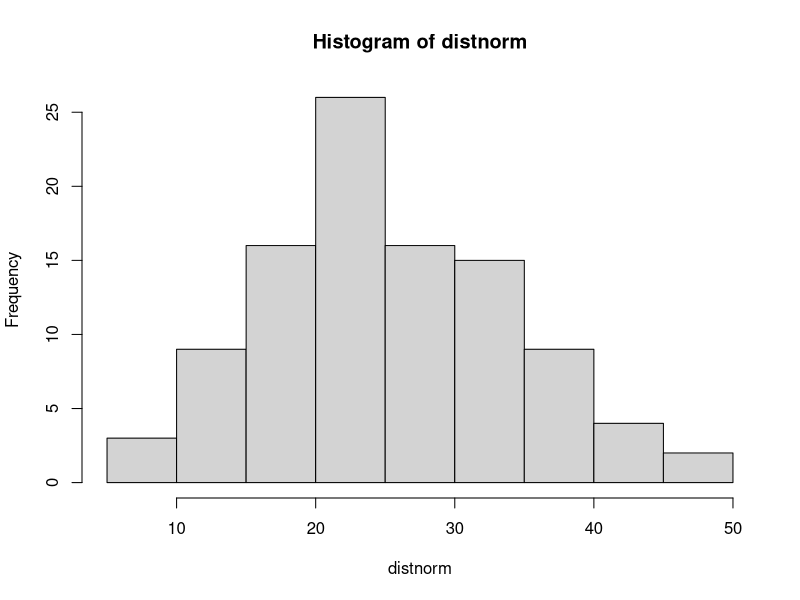

Write R code to recreate this figure.
## ---- chunk 1
#| echo: true

x <- c(1,2,3,4,5)
x

## ---- chunk 2
#| echo: true

y <- c(6,7,8,9,10)
y

## ---- chunk 3
#| echo: true

x <- c(1,2,3,4,5)
x

## ---- chunk 4
#| echo: true

y <- c(6,7,8,9,10)
y

## ---- chunk 5
#| echo: true

x <- c(1,2,3,4,5)
x
## ---- chunk 6
#| echo: true

y <- c(6,7,8,9,10)
y
## ---- chunk 7
#| echo: true

x <- c(1,2,3,4,5)
x
## ---- chunk 8
#| echo: true

y <- c(6,7,8,9,10)
y
## ---- chunk 9
#| echo: true

objeto1 <- 1:5
objeto1 #confira seu objeto

## ---- chunk 10
#| echo: true

6:10 -> objeto2
objeto2

## ---- chunk 11
#| echo: true

objeto3 <- 10+10
objeto3 

## ---- chunk 12
#| echo: true

ls()

## ---- chunk 13
#| echo: true

objeto1 <- 1:5
objeto1 #confira seu objeto

## ---- chunk 14
#| echo: true

6:10 -> objeto2
objeto2

## ---- chunk 15
#| echo: true

objeto3 <- 10+10
objeto3 

## ---- chunk 16
#| echo: true
ls()
## ---- chunk 17
#| echo: true

objeto2 #mostra o objeto2

## ---- chunk 18
#| echo: true

objeto2 #mostra o objeto2

## ---- chunk 19
#| echo: true

objeto2 #mostra o objeto2

## ---- chunk 20
#| echo: true

objeto2[3]
## ---- chunk 21
#| echo: true

log(objeto2[3])
## ---- chunk 22
#| echo: true

objeto2 #mostra o objeto2

## ---- chunk 23
#| echo: true

objeto2[3]
## ---- chunk 24
#| echo: true

log(objeto2[3])
## ---- chunk 25
#| echo: true

objeto2 #mostra o objeto2

## ---- chunk 26
#| echo: true

objeto2[3]
## ---- chunk 27
#| echo: true

log(objeto2[3])
## ---- chunk 28
#| echo: true

objeto2 #mostra o objeto2

## ---- chunk 29
#| echo: true
#| output: false

a <- c(1:5) #cria objeto a
b <- c(6:10) #cria objeto b
c <- (a+b) # cria objeto c, que é a soma de 
      ## cada elemento de a com cada de b. 
      ## resulta no mesmo numero de elementos

d <- c(a,b) # concatenando vetores
d
d*2
(d*2)+3

## ---- chunk 30
#| echo: true

objeto2 #mostra o objeto2

## ---- chunk 31
#| echo: true

d

## ---- chunk 32
#| echo: true
#| output: false

d[6] # extrai um determinado valor do vetor
d[-c(2:5)] # Elementos de d exceto de 2 a 5
d[d<=5] # Extrai valores de d < ou = a 5
	      # "==" – exatamente igual
	      # ">=" – maior ou igual
	      # "!=" – diferente



## ---- chunk 33
#| echo: true

objeto2 #mostra o objeto2

## ---- chunk 34
#| echo: true

d

## ---- chunk 35
#| echo: true
#| output: false

d[6] # extrai um determinado valor do vetor
d[-c(2:5)] # Elementos de d exceto de 2 a 5
d[d<=5] # Extrai valores de d < ou = a 5
	      # "==" – exatamente igual
	      # ">=" – maior ou igual
	      # "!=" – diferente



## ---- chunk 36
#| echo: true

objeto2 #mostra o objeto2

## ---- chunk 37
#| echo: true

d

## ---- chunk 38
#| echo: true
#| output: false

d[6] # extrai um determinado valor do vetor
d[-c(2:5)] # Elementos de d exceto de 2 a 5
d[d<=5] # Extrai valores de d < ou = a 5
	      # "==" – exatamente igual
	      # ">=" – maior ou igual
	      # "!=" – diferente



## ---- chunk 39
#| echo: true

objeto2 #mostra o objeto2

## ---- chunk 40
#| echo: true

d

## ---- chunk 41
#| echo: true
#| output: false

d[6] # extrai um determinado valor do vetor
d[-c(2:5)] # Elementos de d exceto de 2 a 5
d[d<=5] # Extrai valores de d < ou = a 5
	      # "==" – exatamente igual
	      # ">=" – maior ou igual
	      # "!=" – diferente



## ---- chunk 42
#| echo: true

objeto2 #mostra o objeto2

## ---- chunk 43
#| echo: true

d

## ---- chunk 44
#| echo: true
#| output: false

d[6] # extrai um determinado valor do vetor
d[-c(2:5)] # Elementos de d exceto de 2 a 5
d[d<=5] # Extrai valores de d < ou = a 5
d[d>=4&d<8] # valores de "d" entre 4 E 8,
            # incluindo 4
	          # & - adiciona condições ("E")




## ---- chunk 45
#| echo: true
#| output: false

objeto4  <-  c(objeto1, objeto2, "a") #concatenou obj1 com obj2 com a letra a. 
objeto5  <-  c(objeto1, objeto2) #concatenou obj1 com obj2
 objeto4 
 objeto5

## ---- chunk 46
#| echo: true
#| output: false

objeto4  <-  c(objeto1, objeto2, "a") #concatenou obj1 com obj2 com a letra a. 
objeto5  <-  c(objeto1, objeto2) #concatenou obj1 com obj2
 objeto4 
 objeto5

## ---- chunk 47
#| echo: true

objeto5 <- c(objeto5, 35) # cria um "novo" objeto5 composto pelos
                          # valores já presentes mais o valor 35


## ---- chunk 48
#| echo: true
#| output: false

objeto4  <-  c(objeto1, objeto2, "a") #concatenou obj1 com obj2 com a letra a. 
objeto5  <-  c(objeto1, objeto2) #concatenou obj1 com obj2
 objeto4 
 objeto5

## ---- chunk 49
#| echo: true

objeto5 <- c(objeto5, 35) # cria um "novo" objeto5 composto pelos
                          # valores já presentes mais o valor 35


## ---- chunk 50
#| echo: true

numeros  <-  scan() #cria o objeto numeros vazio, no qual pode digitar os elementos
numeros

## ---- chunk 51
#| echo: true
#| output: false
#| 
length(d) # retorna o número de elementos de um vetor ou
          # de intervalos de valores. 

length(d[d>=5]) # número de elementos do objeto que são maiores ou
                # iguais a 5

# A função sum() retorna a soma dos elementos do vetor

sum(d)

## ---- chunk 52
#| echo: true

pd_vermelha <- c(5,10,3)
names(pd_vermelha) <- c("sp1", "sp2", "sp3") # dá nomes aos valores de
                                             # "pd_vermelha"

# Agora podemos pedir por um valor específico

pd_vermelha["sp1"]


## ---- chunk 53
#| echo: true

dados <- c(1,2,3,4,5,16,17,18,19,20,
           0.5,0.9,0.75)
# outra forma: 
## dados <- c(1:5, 16:20, 0.5,0.9,0.75)
um <- c(1:5)
dois <- c(16:20)
tres <- c(0.5, 0.9, 0.75)
dados <- c(um, dois, tres)
dados 

## ---- chunk 54
#| echo: true

dados <- c(1,2,3,4,5,16,17,18,19,20,
           0.5,0.9,0.75)
# outra forma: 
## dados <- c(1:5, 16:20, 0.5,0.9,0.75)
um <- c(1:5)
dois <- c(16:20)
tres <- c(0.5, 0.9, 0.75)
dados <- c(um, dois, tres)
dados 

## ---- chunk 55
#| echo: true
 
media <- sum(dados)/length(dados) 
media

## ---- chunk 56
#| echo: true
#| output: false

seq(1, 10)
seq(1, 10, 2)

numeros <- c(1:3)
rep(numeros, 3)
rep(numeros, 1:3)

fator <- c("A", "B", "C")
rep(fator, each = 5)

runif(100, 1, 25)


## ---- chunk 57
#| echo: true

distnorm <- rnorm(100, mean = 25, sd = 10)
distnorm
## ---- chunk 58
hist(distnorm)

## ---- chunk 59
#| echo: true

d6 <- c(1:6)
sample(d6, 3)

moeda <- c("cara", "coroa")
jogo <- sample(moeda, 100, replace = TRUE)

#jogando na Sena
sena <- c(1:60)

sample(sena, 6, replace = FALSE)

## ---- chunk 60
#| echo: true

x <- rnorm(10)
sort(x) #ordena os valores de x.
sort(x, decreasing = T) #organiza em ordem decrescente

order(x) #retorna os postos de x

## ---- chunk 61
#| echo: true
y <- order(sort(x))
sort(y)

